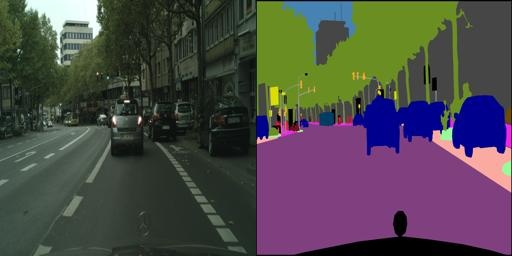
#> input picture hw4/mollahoseini-karimi.jpg, 512 x 256 px
$ jupyter execute --allow-errors hw4_fatemehkarimi.ipynb
#> lines starting #> are read from the running program, lines starting #| are printed output that depends on the picture
[cell 1]
import numpy as np
import cv2
import matplotlib.pyplot as plt

[cell 2]
original_image = cv2.imread('mollahoseini-karimi.jpg')
#> original_image is the input picture: shape (256, 512, 3); mean B, G, R 73.5, 72.2, 76.4
original_image = original_image[:,:256]
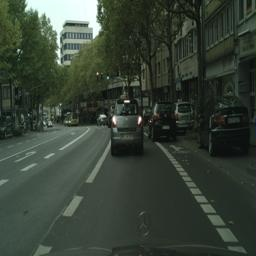
#> original_image: shape (256, 256, 3); mean B, G, R 54.6, 66, 55.7
img = cv2.cvtColor(original_image, cv2.COLOR_BGR2RGB)

[cell 3]
vectorized = img.reshape((-1, 3))
vectorized = np.float32(vectorized)

[cell 4]
criteria1 = (cv2.TERM_CRITERIA_EPS + cv2.TERM_CRITERIA_MAX_ITER, 10, 1.0)
attempts1 = 10
figure_size1 = 15
squared_distances1 = []
color = np.array([[0,0,255],[255,0,255],[0,255,0],[128,0,128],[255,0,0],[255,255,0],[0,128,128],[128,128,0],[0,255,255],[0,0,0]])
for K in range(1,10):
    ret1,label1,center1=cv2.kmeans(vectorized,K,None,criteria1,attempts1,cv2.KMEANS_PP_CENTERS)
    squared_distances1.append(ret1)
    center1 = np.uint8(center1)
    center1= color[:K]
    #center = center + 50

    res1 = center1[label1.flatten()]
    result_image1 = res1.reshape((img.shape))
    if K==4:

        print(center1)
        plt.figure(figsize=(figure_size1,figure_size1))
        plt.subplot(1,2,1),plt.imshow(img)
        plt.title('Original Image'), plt.xticks([]), plt.yticks([])
        plt.subplot(1,2,2),plt.imshow(result_image1)
        plt.title('Segmented Image when K = %i' % K), plt.xticks([]), plt.yticks([])
        plt.show()
#> this loop made 9 passes
#> ret1 on passes 4 to 9: 28137154, 18509292.6, 12461150.4, 9642783.5, 7617546.5, 6551127
#> ret1 on passes 1 to 3: 304795577.3, 116043056.3, 46705655.1
#> pass 1, `result_image1 = res1.reshape((img.shape))`:
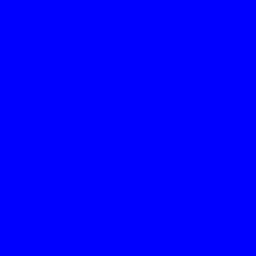
#> result_image1: shape (256, 256, 3) int64; mean R, G, B 0, 0, 255
#> pass 2, `result_image1 = res1.reshape((img.shape))`:
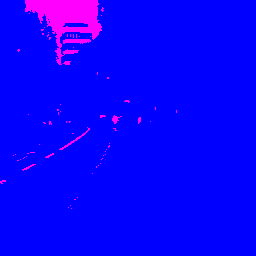
#> result_image1: shape (256, 256, 3) int64; mean R, G, B 10.2, 0, 255
#> pass 3, `result_image1 = res1.reshape((img.shape))`:
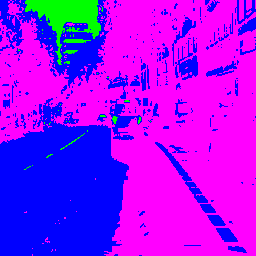
#> result_image1: shape (256, 256, 3) int64; mean R, G, B 155.6, 8.5, 246.5
#> after the loop, squared_distances1 = [304795577.3, 116043056.3, 46705655.1, 28137154, 18509292.6, 12461150.4, 9642783.5, 7617546.5, 6551127]

[cell 5]
center1

[cell 6]
plt.plot(range(1, 10), squared_distances1, 'bx-')
plt.xlabel('Values of K')
plt.ylabel('Squared distances')
plt.title('The Elbow Method')
plt.show()
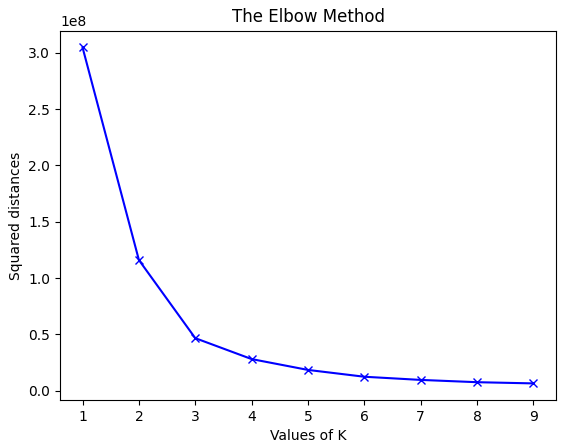
#> figure drawn by matplotlib, 1 panel

[cell 7]
k_final = 4
name = []
vectorized1 = img.reshape((-1, 3))
vectorized1 = np.float32(vectorized1)

[cell 8]
criteria2 = (cv2.TERM_CRITERIA_EPS + cv2.TERM_CRITERIA_MAX_ITER, 10, 1.0)
attempts2 = 10
figure_size1 = 15
color = np.array([[0,0,255],[255,0,255],[0,255,0],[128,0,128],[255,0,0],[255,255,0],[0,128,128],[128,128,0],[0,255,255],[0,0,0]])

ret2,label2,center2=cv2.kmeans(vectorized1,k_final,None,criteria2,attempts2,cv2.KMEANS_PP_CENTERS)
#> ret2 = 28135320.2; center2 = [[34.71, 42.79, 32.74], [229.1, 247.7, 242.5], [66.14, 78.67, 65.18], [111.8, 126.3, 112.3]]

center2 = np.uint8(center2)
#> center2 = [[34, 42, 32], [229, 247, 242], [66, 78, 65], [111, 126, 112]]
center2= color[:k_final]
    #center = center + 50

res2 = center2[label2.flatten()]
result_image2 = res2.reshape((img.shape))
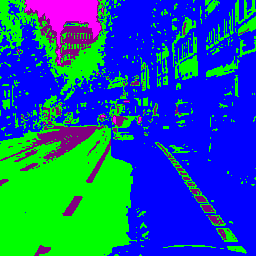
#> result_image2: shape (256, 256, 3) int64; mean R, G, B 15, 88.1, 158.7

[cell 9]
plt.figure(figsize=(figure_size1,figure_size1))
plt.subplot(1,2,1),plt.imshow(img)
plt.title('Original Image'), plt.xticks([]), plt.yticks([])
plt.subplot(1,2,2),plt.imshow(result_image2)
plt.title('Segmented Image when K = %i' % k_final), plt.xticks([]), plt.yticks([])
plt.show()
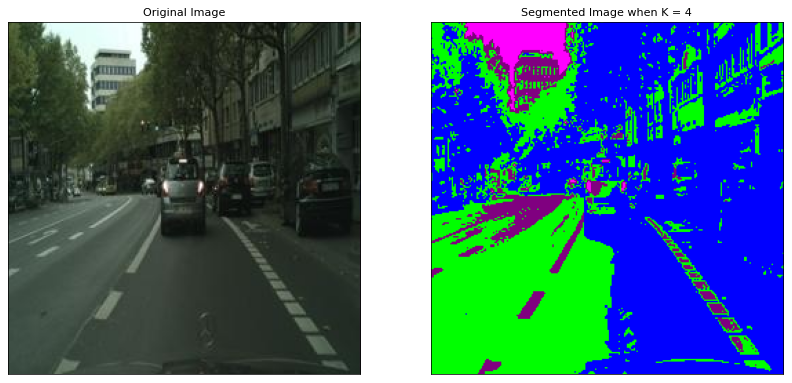
#> figure drawn by matplotlib, 2 panels

$ run again, with hw4/real.jpg copied over hw4/mollahoseini-karimi.jpg
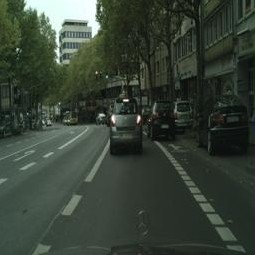
#> input picture hw4/real.jpg, 255 x 255 px
#> original_image is the input picture: shape (255, 255, 3); mean B, G, R 54.5, 65.8, 55.5
#> the loop `for K in range(1,10):` made 9 passes
#> ret1 on passes 4 to 9: 27979393.1, 18326245.4, 12345594.9, 9560284.5, 7579559.7, 6566823.4
#> after the loop `for K in range(1,10):`: squared_distances1 = [296636657.4, 115340053.8, 46333546.2, 27979393.1, 18326245.4, 12345594.9, 9560284.5, 7579559.7, 6566823.4]
#> `plt.show()`:
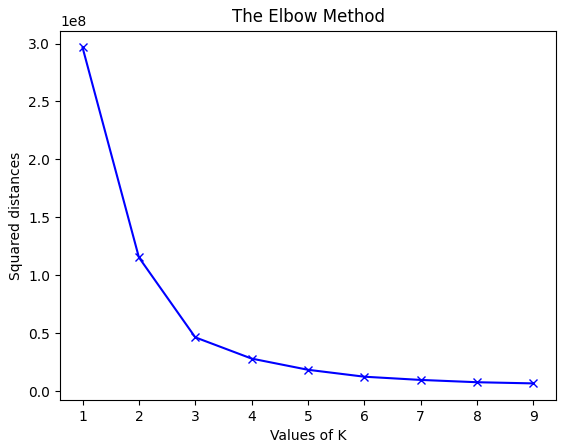
#> figure drawn by matplotlib, 1 panel
#> `ret2,label2,center2=cv2.kmeans(vectorized1,k_final,None,criteria2,atte..`: ret2 = 27985457.8; center2 = [[34.71, 42.71, 32.72], [112.8, 127.2, 113.5], [229.1, 247.5, 242.2], [66.27, 78.77, 65.42]]
#> `center2 = np.uint8(center2)`: center2 = [[34, 42, 32], [112, 127, 113], [229, 247, 242], [66, 78, 65]]
#> `plt.show()`:
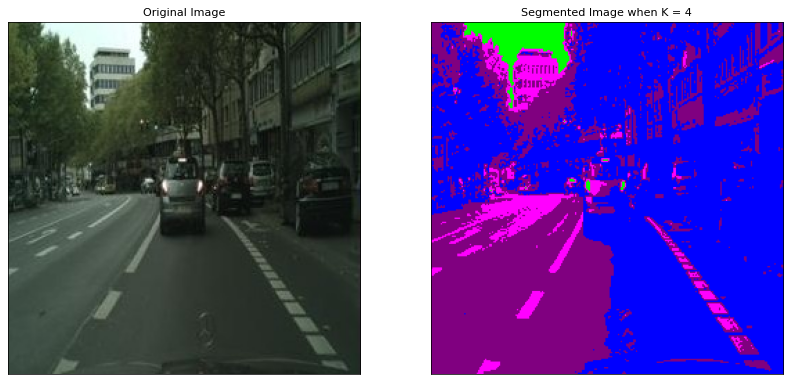
#> figure drawn by matplotlib, 2 panels
